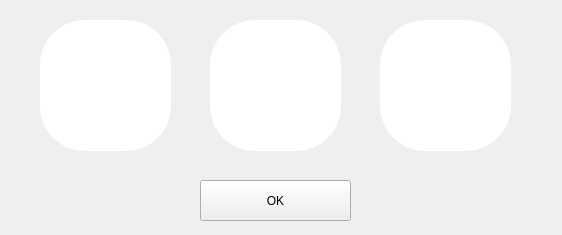
<?xml version="1.0" encoding="UTF-8"?>
<ui version="4.0">
 <class>Dialog2</class>
 <widget class="QDialog" name="Dialog2">
  <property name="geometry">
   <rect>
    <x>0</x>
    <y>0</y>
    <width>562</width>
    <height>235</height>
   </rect>
  </property>
  <property name="minimumSize">
   <size>
    <width>562</width>
    <height>235</height>
   </size>
  </property>
  <property name="maximumSize">
   <size>
    <width>562</width>
    <height>235</height>
   </size>
  </property>
  <property name="windowTitle">
   <string>Dialog</string>
  </property>
  <property name="windowIcon">
   <iconset resource="pictures.qrc">
    <normaloff>:/images/打开界面.png</normaloff>:/images/打开界面.png</iconset>
  </property>
  <widget class="QToolButton" name="OK">
   <property name="geometry">
    <rect>
     <x>200</x>
     <y>180</y>
     <width>151</width>
     <height>41</height>
    </rect>
   </property>
   <property name="text">
    <string>OK</string>
   </property>
  </widget>
  <widget class="QToolButton" name="selected1">
   <property name="geometry">
    <rect>
     <x>40</x>
     <y>20</y>
     <width>131</width>
     <height>131</height>
    </rect>
   </property>
   <property name="styleSheet">
    <string notr="true">border-radius:45px;
background-color: rgb(255, 255, 255);</string>
   </property>
   <property name="text">
    <string/>
   </property>
  </widget>
  <widget class="QToolButton" name="selected2">
   <property name="geometry">
    <rect>
     <x>210</x>
     <y>20</y>
     <width>131</width>
     <height>131</height>
    </rect>
   </property>
   <property name="styleSheet">
    <string notr="true">border-radius:45px;
background-color: rgb(255, 255, 255);</string>
   </property>
   <property name="text">
    <string/>
   </property>
  </widget>
  <widget class="QToolButton" name="selected3">
   <property name="geometry">
    <rect>
     <x>380</x>
     <y>20</y>
     <width>131</width>
     <height>131</height>
    </rect>
   </property>
   <property name="styleSheet">
    <string notr="true">border-radius:45px;
background-color: rgb(255, 255, 255);</string>
   </property>
   <property name="text">
    <string/>
   </property>
  </widget>
 </widget>
 <resources>
  <include location="pictures.qrc"/>
 </resources>
 <connections/>
</ui>
